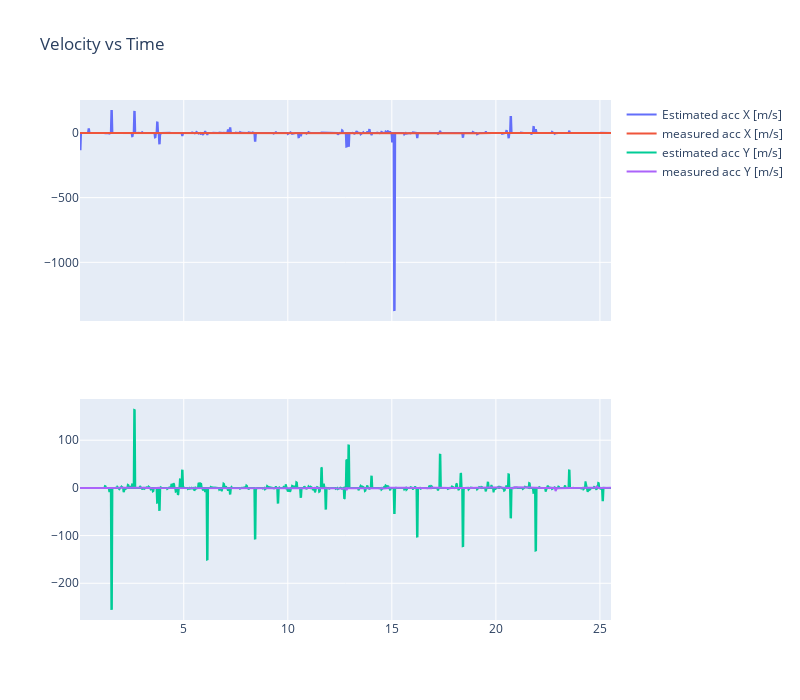

The notebook cell saved with this chart:
### Code cell
fig = make_subplots(rows=2, cols=1, shared_xaxes=True)

fig.add_trace(go.Scatter(x=interp_times, y=est_accelerations[:,0], mode='lines', name='Estimated acc X [m/s]'), row=1, col=1)
fig.add_trace(go.Scatter(x=times, y=linear_accelerations[:, 0], mode='lines', name='measured acc X [m/s]'), row=1, col=1)

fig.add_trace(go.Scatter(x=interp_times, y=est_accelerations[:,1], mode='lines', name='estimated acc Y [m/s]'), row=2, col=1)
fig.add_trace(go.Scatter(x=times, y=linear_accelerations[:, 1], mode='lines', name='measured acc Y [m/s]'), row=2, col=1)

fig.update_layout(title='Velocity vs Time', width=800, height=700)
fig.show()

### Figure 1 — Plotly figure (JSON) as saved in the notebook; plotly's stock layout.template omitted (floating-point values rounded to 4 significant figures; data arrays with more than 128 entries replaced by an {"elided": "..."} marker saying what was removed)
{"data": [{"mode": "lines", "name": "Estimated acc X [m/s]", "type": "scatter", "x": {"elided": "1000 float values"}, "xaxis": "x", "y": {"elided": "1000 float values"}, "yaxis": "y"}, {"mode": "lines", "name": "measured acc X [m/s]", "type": "scatter", "x": {"elided": "1000 float values"}, "xaxis": "x", "y": {"elided": "1000 float values"}, "yaxis": "y"}, {"mode": "lines", "name": "estimated acc Y [m/s]", "type": "scatter", "x": {"elided": "1000 float values"}, "xaxis": "x2", "y": {"elided": "1000 float values"}, "yaxis": "y2"}, {"mode": "lines", "name": "measured acc Y [m/s]", "type": "scatter", "x": {"elided": "1000 float values"}, "xaxis": "x2", "y": {"elided": "1000 float values"}, "yaxis": "y2"}], "layout": {"height": 700, "title": {"text": "Velocity vs Time"}, "width": 800, "xaxis": {"anchor": "y", "domain": [0, 1], "matches": "x2", "showticklabels": false}, "xaxis2": {"anchor": "y2", "domain": [0, 1]}, "yaxis": {"anchor": "x", "domain": [0.575, 1]}, "yaxis2": {"anchor": "x2", "domain": [0, 0.425]}}}
